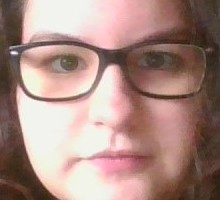
#> input picture Imagem/Dataset/G1_0.jpg, 220 x 200 px; its folder holds 4 pictures in this run
$ python trainer.py
#> lines starting #> are read from the running program, lines starting #| are printed output that depends on the picture
import cv2
import os
import numpy as np
from PIL import Image
from sklearn.model_selection import train_test_split
from sklearn import metrics

DATASET_PATH = r"C:\Users\perei\PycharmProjects\MEEC_1920_LI2_G1\Imagem\Dataset"
lbph = cv2.face.LBPHFaceRecognizer_create()

def getImageWithId():
    path = [os.path.join('Dataset', f) for f in os.listdir('Dataset')]
    faces = []
    ids = []
    for pathImg in path:
        imgFace = Image.open(pathImg).convert('L')  # gray
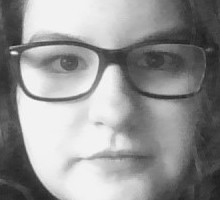
#> imgFace: PIL image 220x200 L; min 31, max 252, mean 147.1
        #imgFace = imgFace.resize((220, 220))
        imgNP = np.array(imgFace, 'uint8')
        id = int(os.path.split(pathImg)[1].split('_')[0].replace("G", ""))
        #print(id)
        faces.append(imgNP)
        ids.append(id)
#> pass 2 of the loop in getImageWithId, `for pathImg in path:`:
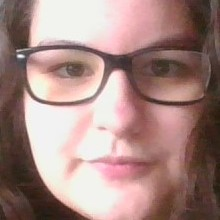
#> input picture Imagem/Dataset/G1_10.jpg, 220 x 220 px
#> in getImageWithId, `imgFace = Image.open(pathImg).convert('L')`:
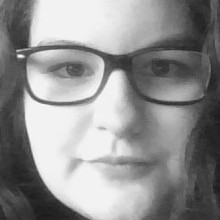
#> imgFace: PIL image 220x220 L; min 24, max 251, mean 144
#> pass 3 of the loop in getImageWithId, `for pathImg in path:`:
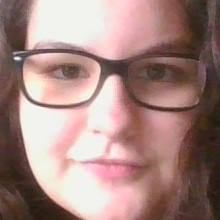
#> input picture Imagem/Dataset/G1_12.jpg, 220 x 220 px
#> in getImageWithId, `imgFace = Image.open(pathImg).convert('L')`:
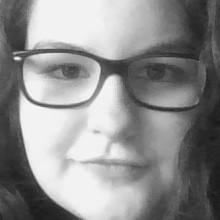
#> imgFace: PIL image 220x220 L; min 24, max 252, mean 142.4
#> the loop made 4 passes; the first 3 are shown
    return np.array(ids), faces


ids, faces = getImageWithId()

print("Training...")

Y = ids
#> (the run stopped early here; a loop or call above may not have finished)
